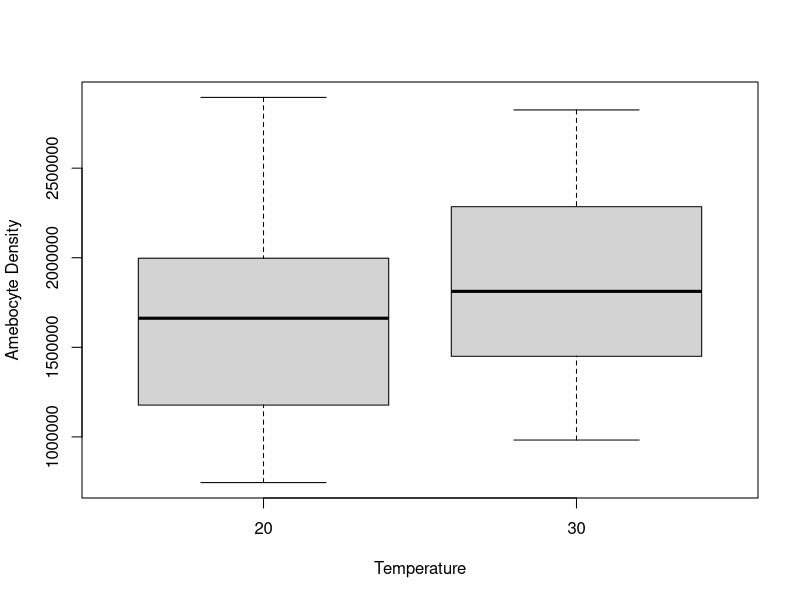
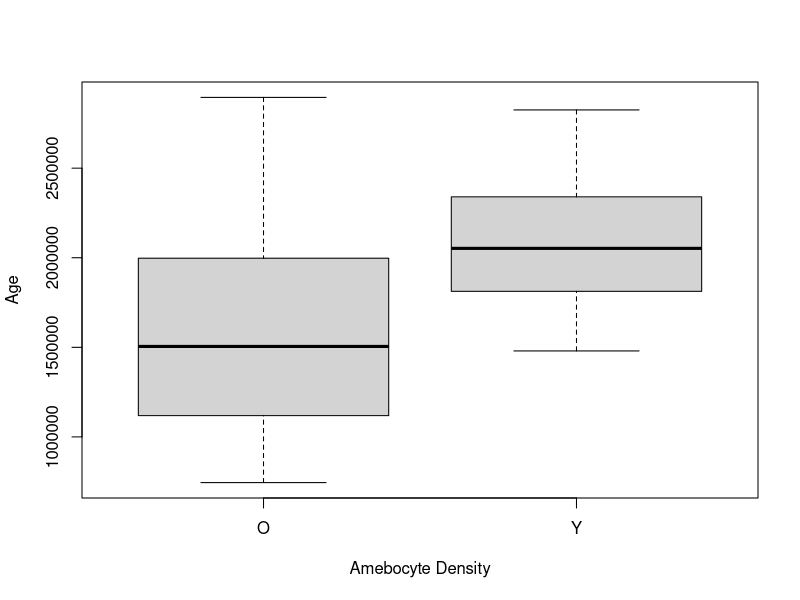
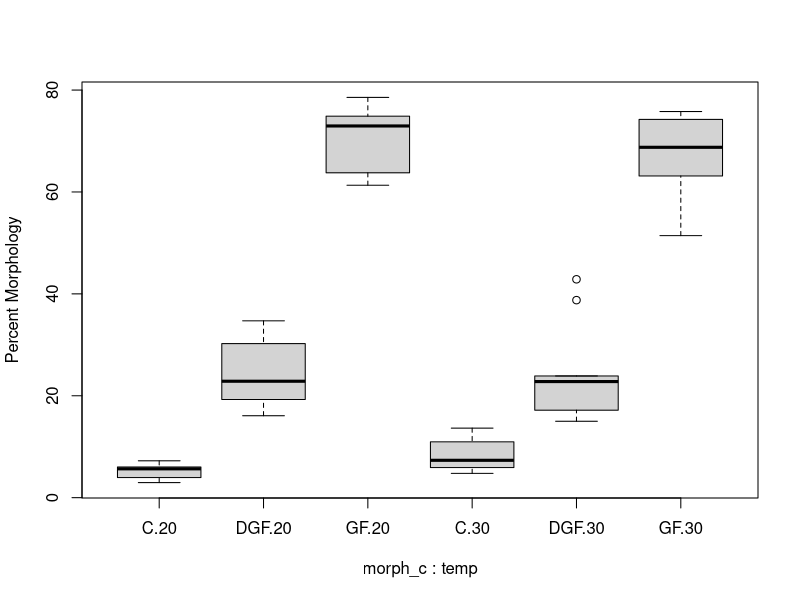
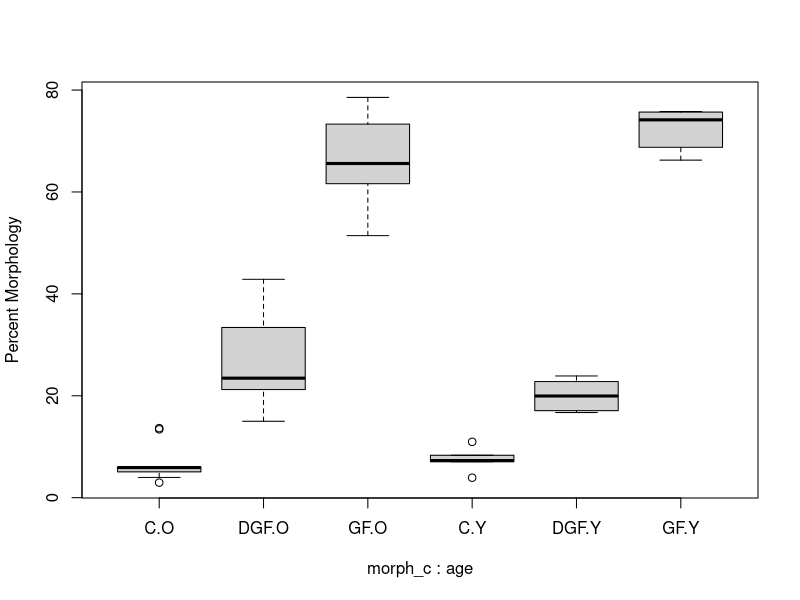
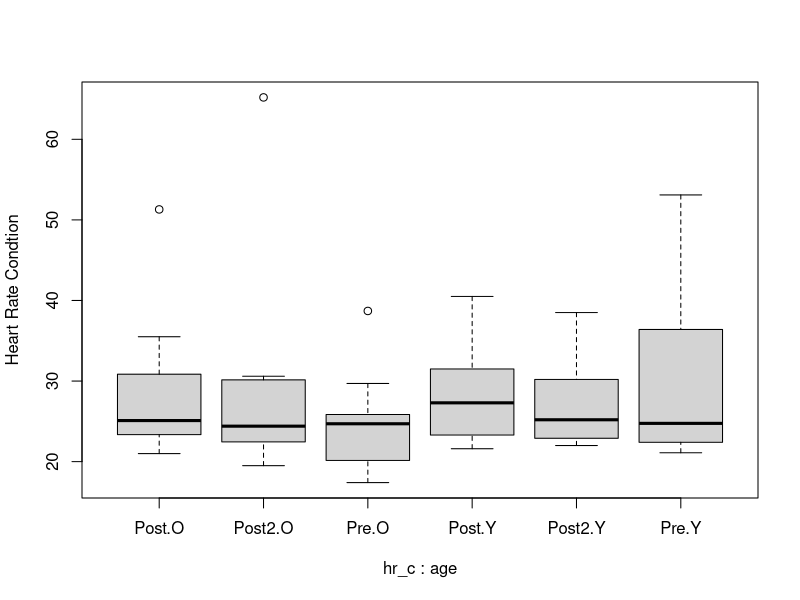
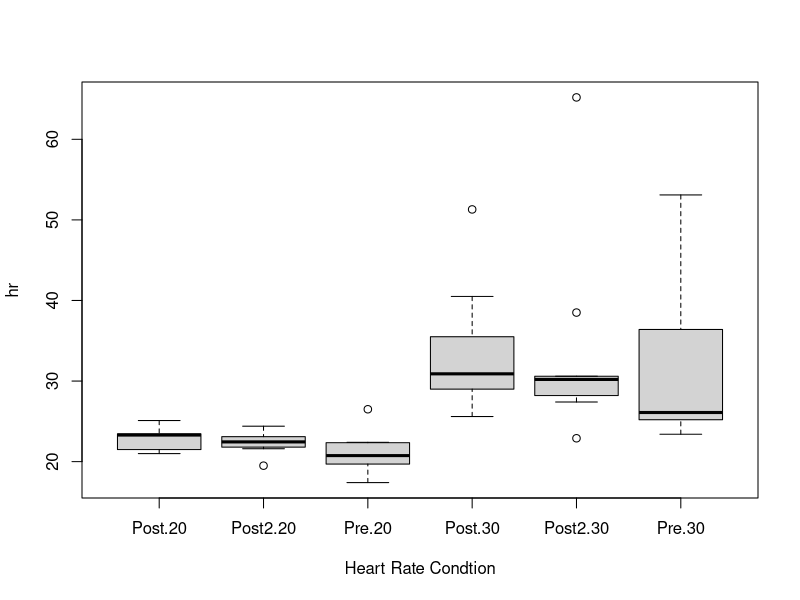

Source code (R) for these figures, in order:
## ---- chunk 1
HSC_age_dens <- read.csv("./data/HSC_age_dens.csv")

HSC_morph_hr <- read.csv("./data/HSC_morph_hr.csv")
## ---- chunk 2
boxplot(ameb_d~temp, data = HSC_age_dens, xlab = "Temperature", ylab = "Amebocyte Density")

ameb_temp_mod <- lm(ameb_d~temp, data = HSC_age_dens)
summary(ameb_temp_mod)
anova(ameb_temp_mod)


library(dplyr)
high = filter(HSC_age_dens, temp == "30")
low = filter(HSC_age_dens, temp == "20")
mean_high = mean(high$ameb_d)
mean_low = mean(low$ameb_d)

mean_high - mean_low # delta value

sigma_ameb_d_temp <- sd(HSC_age_dens$ameb_d)

# does ameb density differ between young and old crabs? power analysis to determine how many crabs needed to answer question

pow_temp_dens <- power.t.test(n= , delta = 200069, sd = sigma_ameb_d_temp, power = 0.5,
                             sig.level =  0.05)
pow_temp_dens
# gives n = 25.5... number of hscs required for each group; can run different powers to see different numbers

# use anova power test to specify 2 groups and leave sample size blank
## ---- chunk 3
boxplot(ameb_d~age, data = HSC_age_dens, xlab = "Amebocyte Density", ylab = "Age")

ameb_age_mod <- lm(ameb_d~age, data = HSC_age_dens)
summary(ameb_age_mod)
anova(ameb_age_mod)

library(dplyr)
old = filter(HSC_age_dens, age == "O")
young = filter(HSC_age_dens, age == "Y")
mean_old = mean(old$ameb_d)
mean_young = mean(young$ameb_d)

mean_old - mean_young
# calculation for determining delta value

sigma_ameb_d <- sd(HSC_age_dens$ameb_d)


# does ameb density differ between young and old crabs? power analysis to determine how many crabs needed to answer question

pow_age_dens <- power.t.test(n= , delta = 500000, sd = sigma_ameb_d, power = 0.5,
                             sig.level =  0.05)
pow_age_dens
# gives n = 25.5... number of hscs required for each group; can run different powers to see different numbers
## ---- chunk 4
boxplot(morph_p ~ morph_c + temp, data = HSC_morph_hr, ylab = "Percent Morphology")

age_temp_mod <- lm(morph_p ~ morph_c + temp, data = HSC_morph_hr)
age_temp_mod_int <- update(age_temp_mod, . ~ . + morph_c:temp)
summary(age_temp_mod)
anova(age_temp_mod)
car::Anova(age_temp_mod, type = 3)
anova(age_temp_mod, age_temp_mod_int)

## ---- chunk 5
boxplot(morph_p ~ morph_c + age, data = HSC_morph_hr, ylab = "Percent Morphology")

age_morph_mod <- lm(morph_p ~ morph_c + age, data = HSC_morph_hr)
summary(age_morph_mod)
anova(age_morph_mod)

library(dplyr)

# age
old_1 <- filter(HSC_morph_hr, age == "O")
young_1 <- filter(HSC_morph_hr, age == "Y")

# amebocyte morphology
contracted <- filter(HSC_morph_hr, morph_c == "C")
degran <- filter(HSC_morph_hr, morph_c == "DGF")
gran <- filter(HSC_morph_hr, morph_c == "GF")

df_con <- c(contracted)

## ---- chunk 6
boxplot(hr ~ hr_c + age, data = HSC_morph_hr, ylab = "Heart Rate Condtion")

age_hr_mod <- lm(hr ~ hr_c + age, data = HSC_morph_hr)
summary(age_hr_mod)
anova(age_hr_mod)
## ---- chunk 7
boxplot(hr ~ hr_c + temp, data = HSC_morph_hr, xlab = "Heart Rate Condtion")

age_temp_mod <- lm(hr ~ hr_c + temp, data = HSC_morph_hr)
summary(age_temp_mod)
anova(age_temp_mod)
